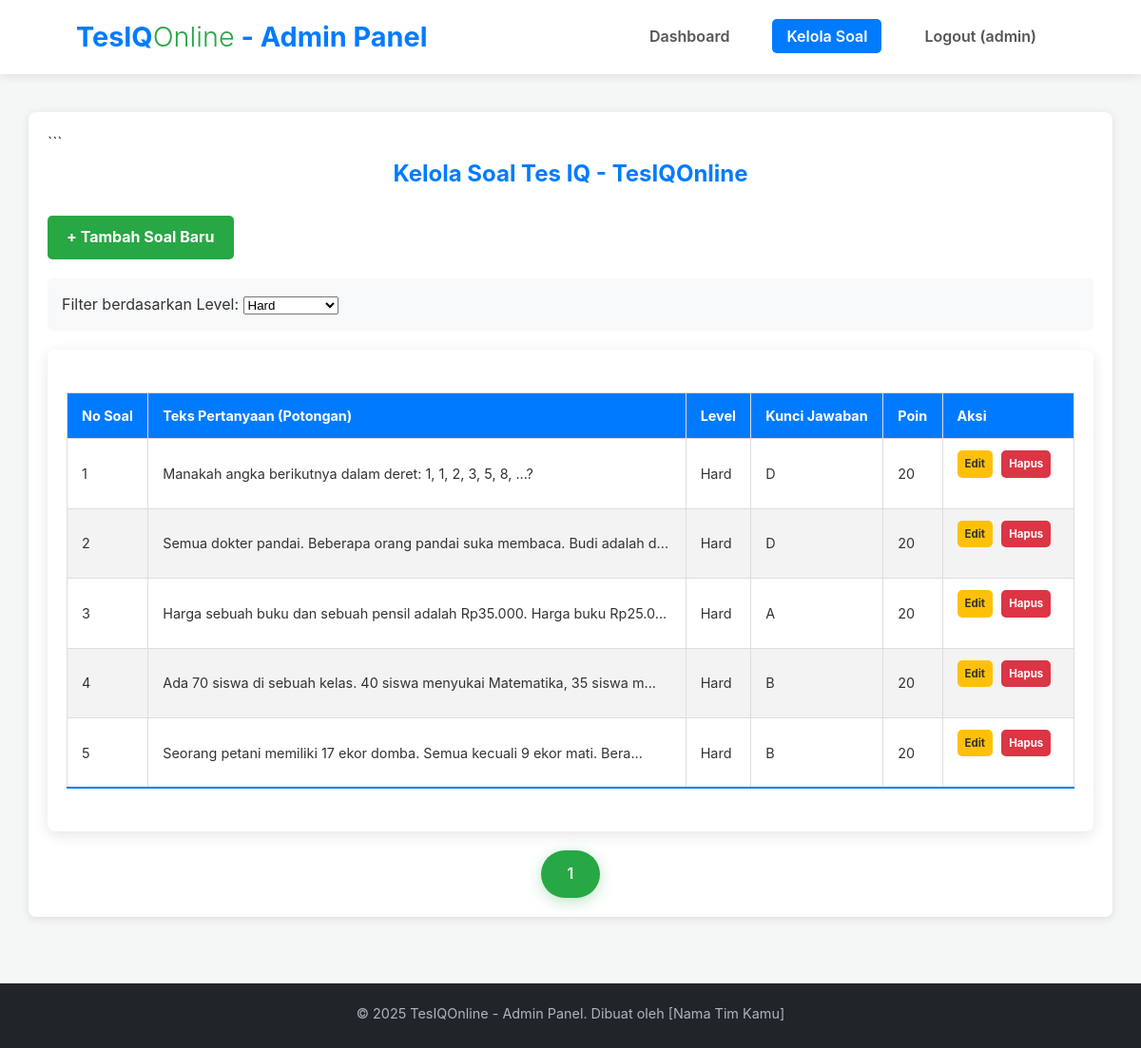
/admin/manajemen_soal.php?level_filter=3 (signed in), run on the app's committed database.
### tables this page shows
CREATE TABLE IF NOT EXISTS `questions` (
  `id` int(11) NOT NULL AUTO_INCREMENT,
  `level_id` int(11) NOT NULL,
  `question_number` int(11) NOT NULL,
  `question_text` text NOT NULL,
  `option_a` varchar(255) NOT NULL,
  `option_b` varchar(255) NOT NULL,
  `option_c` varchar(255) NOT NULL,
  `option_d` varchar(255) NOT NULL,
  `correct_option` char(1) NOT NULL,
  `points` int(11) NOT NULL DEFAULT 10,
  `created_at` timestamp NOT NULL DEFAULT current_timestamp(),
  PRIMARY KEY (`id`),
  KEY `level_id` (`level_id`),
  CONSTRAINT `questions_ibfk_1` FOREIGN KEY (`level_id`) REFERENCES `levels` (`id`) ON DELETE CASCADE
);

CREATE TABLE IF NOT EXISTS `levels` (
  `id` int(11) NOT NULL AUTO_INCREMENT,
  `level_name` varchar(50) NOT NULL,
  `description` text DEFAULT NULL,
  PRIMARY KEY (`id`),
  UNIQUE KEY `level_name` (`level_name`)
);

### admin/manajemen_soal.php (the view, shortened to what this page needs)
<?php
$page_title = "Kelola Soal Tes IQ - TesIQOnline";
require_once 'admin_header.php';
$limit = 10;
$page = isset($_GET['page']) && is_numeric($_GET['page']) ? (int)$_GET['page'] : 1;
$offset = ($page - 1) * $limit;
$filter_level_id = isset($_GET['level_filter']) && is_numeric($_GET['level_filter']) ? (int)$_GET['level_filter'] : null;
$sql_questions = "SELECT q.id, q.question_number, q.question_text, q.correct_option, q.points, l.level_name
                  FROM questions q
                  JOIN levels l ON q.level_id = l.id";
$sql_count = "SELECT COUNT(*) as total FROM questions q";
$where_clauses = [];
$params = [];
$types = "";
if ($filter_level_id) {
    $where_clauses[] = "q.level_id = ?";
    $params[] = $filter_level_id;
    $types .= "i";
}
if (!empty($where_clauses)) {
    $sql_questions .= " WHERE " . implode(" AND ", $where_clauses);
    $sql_count .= " WHERE " . implode(" AND ", $where_clauses);
}
$sql_questions .= " ORDER BY l.id ASC, q.question_number ASC LIMIT ? OFFSET ?";
$params[] = $limit;
$params[] = $offset;
$types .= "ii";
$stmt_count = $conn->prepare($sql_count);
if ($filter_level_id) {
    $stmt_count->bind_param("i", $filter_level_id);
}
$stmt_count->execute();
$total_questions = $stmt_count->get_result()->fetch_assoc()['total'];
$total_pages = ceil($total_questions / $limit);
$stmt_questions = $conn->prepare($sql_questions);
if (!empty($params)) {
    $stmt_questions->bind_param($types, ...$params);
}
$stmt_questions->execute();
$result_questions = $stmt_questions->get_result();
$questions_list = [];
if ($result_questions->num_rows > 0) {
    while ($row = $result_questions->fetch_assoc()) {
        $questions_list[] = $row;
    }
}
?>
<h2 class="page-title"><?php echo $page_title; ?></h2>
<a href="tambah_soal.php" class="action-button" style="margin-bottom: 20px;">+ Tambah Soal Baru</a>
<form method="GET" action="manajemen_soal.php" style="margin-bottom: 20px; background-color:#f8f9fa; padding:15px; border-radius:5px;">
    <label for="level_filter">Filter berdasarkan Level:</label>
    <select name="level_filter" id="level_filter" onchange="this.form.submit()">
        <?php foreach ($levels_admin as $level) : ?>
            <option value="<?php echo $level['id']; ?>" <?php echo ($filter_level_id == $level['id']) ? 'selected' : ''; ?>>
                <?php echo htmlspecialchars($level['level_name']); ?>
            </option>
        <?php endforeach; ?>
    </select>
</form>
<?php if (!empty($questions_list)) : ?>
    <div class="table-container">
        <table class="content-table">
            <thead>
                <tr>
                    <th>No Soal</th>
                    <th>Teks Pertanyaan (Potongan)</th>
                    <th>Level</th>
                    <th>Kunci Jawaban</th>
                    <th>Poin</th>
                    <th>Aksi</th>
                </tr>
            </thead>
            <tbody>
                <?php foreach ($questions_list as $question) : ?>
                    <tr>
                        <td><?php echo $question['question_number']; ?></td>
                        <td><?php echo htmlspecialchars(substr($question['question_text'], 0, 70)) . (strlen($question['question_text']) > 70 ? '...' : ''); ?></td>
                        <td><?php echo htmlspecialchars($question['level_name']); ?></td>
                        <td><?php echo htmlspecialchars($question['correct_option']); ?></td>
                        <td><?php echo htmlspecialchars($question['points']); ?></td>
                        <td class="action-links">
                            <a href="edit_soal.php?id=<?php echo $question['id']; ?>" class="action-button edit" style="padding:5px 8px; font-size:0.8em; margin-right:5px;">Edit</a>
                            <a href="hapus_soal.php?id=<?php echo $question['id']; ?>" class="action-button delete" style="padding:5px 8px; font-size:0.8em;" onclick="return confirm('Apakah Anda yakin ingin menghapus soal ini?');">Hapus</a>
                        </td>
                    </tr>
                <?php endforeach; ?>
            </tbody>
        </table>
    </div>
    <div class="pagination" style="margin-top: 20px; text-align: center;">
        <?php for ($i = 1; $i <= $total_pages; $i++) : ?>
            <a href="?page=<?php echo $i; ?>&level_filter=<?php echo $filter_level_id; ?>" class="btn <?php echo ($i == $page) ? 'btn-primary' : 'btn-secondary'; ?>"><?php echo $i; ?></a>
        <?php endfor; ?>
    </div>
<?php else : ?>
    <div class="message info">Belum ada soal yang tersedia <?php echo $filter_level_id ? 'untuk level ini' : ''; ?>. Silakan tambahkan soal baru.</div>
<?php endif; ?>
<?php
require_once 'admin_footer.php';
?>

### assets/css/style.css (style rules this page uses)
* { margin: 0; padding: 0; box-sizing: border-box; }
body { font-family: -apple-system, BlinkMacSystemFont, "Segoe UI", Roboto, Helvetica, Arial, sans-serif, "Apple Color Emoji", "Segoe UI Emoji", "Segoe UI Symbol"; line-height: 1.6; color: #333; background-color: #f4f7f6; display: flex; flex-direction: column; min-height: 100vh; }
.btn { display: inline-block; padding: 12px 28px; text-decoration: none; border-radius: 25px; font-weight: 600; transition: background-color 0.3s ease, transform 0.2s ease; font-size: 1rem; cursor: pointer; border: none; }
.btn-primary { background-color: #28a745; color: #fff; box-shadow: 0 4px 15px rgba(40, 167, 69, 0.3); }
.table-container { background-color: #fff; padding: 20px; border-radius: 8px; box-shadow: 0 4px 15px rgba(0, 0, 0, 0.1); overflow-x: auto; }
.content-table { width: 100%; border-collapse: collapse; margin: 25px 0; font-size: 0.9em; min-width: 400px; }
.content-table thead tr { background-color: #007bff; color: #ffffff; text-align: left; font-weight: bold; }
.content-table th, .content-table td { padding: 12px 15px; border-bottom: 1px solid #dddddd; }
.content-table tbody tr { border-bottom: 1px solid #dddddd; }
.content-table tbody tr:nth-of-type(even) { background-color: #f3f3f3; }
.content-table tbody tr:last-of-type { border-bottom: 2px solid #007bff; }
.content-table .action-links a { margin-right: 8px; color: #007bff; text-decoration: none; font-weight: bold; }
.content-table .action-links a.edit { color: #ffc107; }
.content-table .action-links a.delete { color: #dc3545; }

### assets/css/admin.css (style rules this page uses)
.page-title { text-align: center; color: #007bff; margin-bottom: 25px; }
.action-button { display: inline-block; padding: 10px 20px; margin-bottom: 20px; background-color: #28a745; color: white; text-decoration: none; border-radius: 5px; font-weight: bold; }
.action-button.edit { background-color: #ffc107; color: #333 !important; }
.action-button.delete { background-color: #dc3545; color: #fff !important; }
.content-table th, .content-table td { border: 1px solid #dddddd; }

### data on the page
questions: question_number "1", question_text "Manakah angka berikutnya dalam deret: 1, 1, 2, 3, 5, 8, ...?", level.level_name "Hard", correct_option "D", points "20"
questions: question_number "2", question_text "Semua dokter pandai. Beberapa orang pandai suka membaca. Budi adalah d", level.level_name "Hard", correct_option "D", points "20"
questions: question_number "3", question_text "Harga sebuah buku dan sebuah pensil adalah Rp35.000. Harga buku Rp25.0", level.level_name "Hard", correct_option "A", points "20"
questions: question_number "4", question_text "Ada 70 siswa di sebuah kelas. 40 siswa menyukai Matematika, 35 siswa m", level.level_name "Hard", correct_option "B", points "20"
questions: question_number "5", question_text "Seorang petani memiliki 17 ekor domba. Semua kecuali 9 ekor mati. Bera", level.level_name "Hard", correct_option "B", points "20"

### other printed values
$admin_username "admin"
$page_title "Kelola Soal Tes IQ - TesIQOnline"
form field level_filter "Hard"
